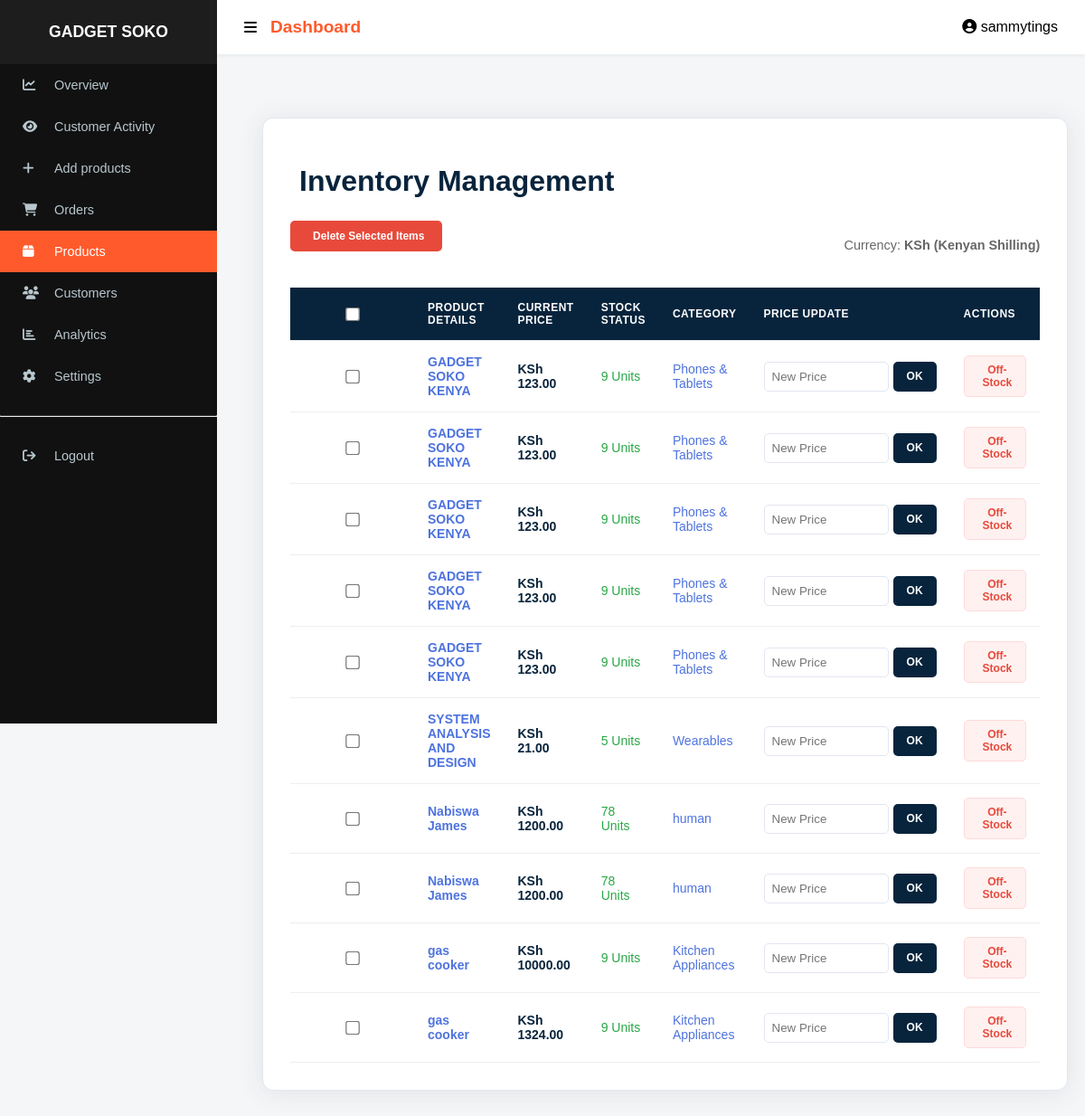
/manage_products/ (signed in), run on an earlier commit of the app's database.
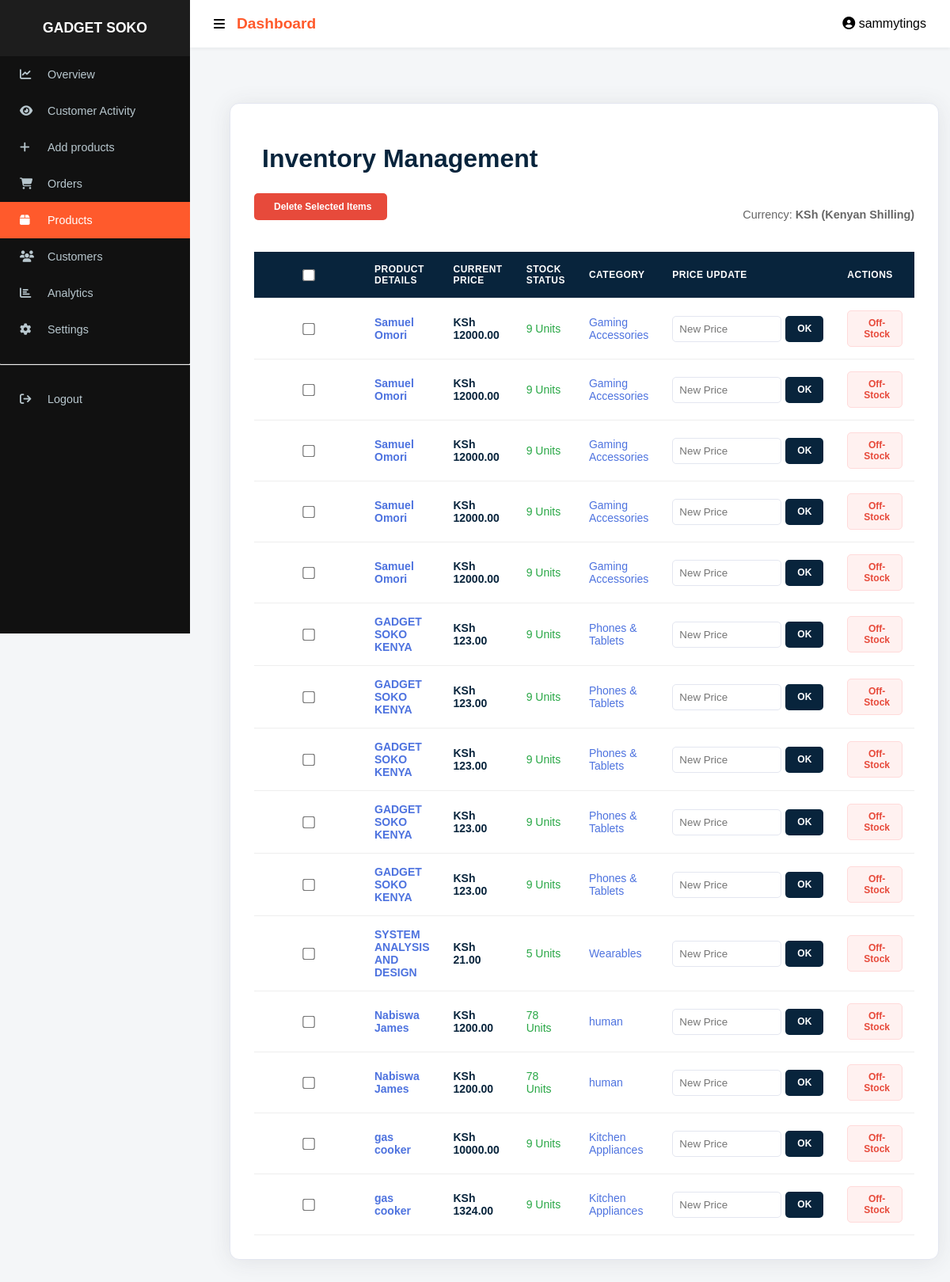
And on a later commit of the database.
### app/models.py (models this page shows, shortened)
class Product(models.Model):
    name = models.CharField(max_length=255)
    price = models.DecimalField(max_digits=10, decimal_places=2)
    discount = models.DecimalField(max_digits=5, decimal_places=2, default=0)  # percentage
    shipping_fee = models.DecimalField(max_digits=10, decimal_places=2, default=0.00)
    stock = models.PositiveIntegerField()
    category = models.ForeignKey('Category', on_delete=models.CASCADE, related_name="products")
    brand = models.ForeignKey('Brand', on_delete=models.CASCADE, related_name='products', null=True, blank=True)
    image = models.ImageField(upload_to='products/', null=True, blank=True)
    short_description = models.TextField(max_length=300, blank=True, null=True)
    specifications = models.TextField(blank=True, null=True)
    discount_duration_hours = models.PositiveIntegerField(default=0)
    discount_start_time = models.DateTimeField(null=True, blank=True)
    views = models.PositiveIntegerField(default=0)

class Category(models.Model):
    name = models.CharField(max_length=100, unique=True)
    class Meta:
        verbose_name_plural = "Categories"

### app/views.py (the view)
# urls.py: path('manage_products/', views.manage_products, name='manage_products'),
@staff_member_required
def manage_products(request):
    products = Product.objects.all().order_by('-id')
    return render(request, 'manage_products.html', {'products': products})

### app/context_processors.py (called while the page is built)
def cart_count(request):
    count = 0
    if request.user.is_authenticated:
        result = CartItem.objects.filter(user=request.user).aggregate(
            total=Sum('quantity')
        )
        count = result['total'] or 0
    return {'cart_count': count}

### app/templates/manage_products.html (shortened to what this page needs)
{% extends "baseadmin.html" %}
{% load static %}
{% block content %}
<link rel="stylesheet" href="{% static 'css/manage_products.css' %}">
<div class="container">
    <h1> Inventory Management</h1>
    <form method="POST" action="{% url 'bulk_delete_products' %}" id="bulkDeleteForm">
        <div style="display: flex; justify-content: space-between; align-items: center;">
            <button type="submit" class="btn btn-bulk-delete" onclick="return confirm('Are you sure you want to delete selected products? This cannot be undone.')">
                 Delete Selected Items
            </button>
            <p style="color: #666; font-size: 0.9rem;">Currency: <strong>KSh (Kenyan Shilling)</strong></p>
        </div>
        <div class="table-responsive">
            <table>
                <thead>
                    <tr>
                        <th class="check-col"><input type="checkbox" id="selectAll"></th>
                        <th>Product Details</th>
                        <th>Current Price</th>
                        <th>Stock Status</th>
                        <th>Category</th>
                        <th>Price Update</th>
                        <th>Actions</th>
                    </tr>
                </thead>
                <tbody>
                    {% for product in products %}
                    <tr>
                        <td class="check-col">
                            <input type="checkbox" name="product_ids" value="{{ product.id }}" class="product-checkbox">
                        </td>
                        <td>
                            <strong>{{ product.name }}</strong>
                        </td>
                        <td style="font-weight: 800; color: var(--gs-navy);">
                            KSh {{ product.price|floatformat:2 }}
                        </td>
                        <td>
                            {% if product.stock > 0 %}
                                <span style="color: #28a745;"> {{ product.stock }} Units</span>
                            {% else %}
                                <span class="out">OUT OF STOCK</span>
                            {% endif %}
                        </td>
                        <td>{{ product.category.name }}</td>
                        <td>
                            <div style="display: flex;">
                                <input type="number" step="0.01" name="price_{{ product.id }}" placeholder="New Price">
                                <button type="button" class="btn btn-update" onclick="updateSinglePrice('{{ product.id }}')">
                                    OK
                                </button>
                            </div>
                        </td>
                        <td>
                            <button type="button" class="btn btn-danger" onclick="location.href='{% url 'mark_out_of_stock' product.id %}'">
                                 Off-Stock
                            </button>
                        </td>
                    </tr>
                    {% empty %}
                    <tr>
                        <td colspan="7" style="text-align: center; padding: 40px; color: #888;">
                            No products found in the warehouse.
                        </td>
                    </tr>
                    {% endfor %}
                </tbody>
            </table>
        </div>
    </form>
</div>
{% endblock %}

### app/templates/baseadmin.html (shortened to what this page needs)
{% load static %}
<!DOCTYPE html>
<html lang="en">
<head>
    <link rel="stylesheet" href="https://cdnjs.cloudflare.com/ajax/libs/font-awesome/6.5.0/css/all.min.css">
</head>
<body>
{% with request.resolver_match.url_name as url_name %}
<div class="sidebar">
    <h3>GADGET SOKO</h3>
    <a href="{% url 'dashboard' %}" class="{% if url_name == 'dashboard' %}active{% endif %}">
        <i class="fa fa-chart-line"></i><span>Overview</span>
    </a>
    <a href="{% url 'activity' %}" class="{% if url_name == 'activity' %}active{% endif %}">
        <i class="fa fa-eye"></i><span>Customer Activity</span>
    </a>
    <a href="{% url 'add_product' %}" class="{% if url_name == 'add_product' %}active{% endif %}">
        <i class="fa fa-add"></i><span>Add products</span>
    </a>
    <a href="{% url 'manage_orders' %}" class="{% if url_name == 'manage_orders' %}active{% endif %}">
        <i class="fa fa-shopping-cart"></i><span>Orders</span>
    </a>
    <a href="{% url 'manage_products' %}" class="{% if url_name == 'manage_products' %}active{% endif %}">
        <i class="fa fa-box"></i><span>Products</span>
    </a>
    <a href="{% url 'customers' %}" class="{% if url_name == 'customers' %}active{% endif %}">
        <i class="fa fa-users"></i><span>Customers</span>
    </a>
    <a href="{% url 'analytics' %}" class="{% if url_name == 'analytics' %}active{% endif %}">
        <i class="fa fa-chart-bar"></i><span>Analytics</span>
    </a>
    <a href="{% url 'settings' %}" class="{% if url_name == 'settings' %}active{% endif %}">
        <i class="fa fa-cog"></i><span>Settings</span>
    </a>
    <hr style="border-top:1px solid #333; margin:20px 0;">
    <a href="{% url 'logout' %}">
        <i class="fa fa-sign-out"></i><span>Logout</span>
    </a>
</div>
{% endwith %}
<div class="navbar">
    <div style="display:flex; align-items:center; gap:15px;">
        <i class="fa fa-bars" id="menuToggle" style="cursor:pointer;"></i>
        <h2>{% block header %}Dashboard{% endblock %}</h2>
    </div>
    <div>
        <i class="fa fa-user-circle"></i> {{ request.user.username|default:"Admin User" }}
    </div>
</div>
<div class="main">
    {% block content %}{% endblock %}
</div>
</body>
</html>

### app/static/css/manage_products.css (style rules this page uses)
body { font-family: Arial, sans-serif; background-color: #f4f6f8; margin: 0; padding: 20px; }
.container { max-width: 1100px; margin: auto; background: #fff; padding: 20px; border-radius: 10px; box-shadow: 0 2px 8px rgba(0,0,0,0.1); }
h1 { text-align: center; margin-bottom: 20px; }
table { width: 100%; border-collapse: collapse; }
thead { background: #333; color: #fff; }
th, td { padding: 12px; text-align: left; border-bottom: 1px solid #ddd; }
input { padding: 6px; width: 100px; }
.btn { padding: 6px 10px; border: none; background: #28a745; color: white; cursor: pointer; border-radius: 4px; }

### app/templates/baseadmin.html (style rules this page uses)
:root { --primary-color: #ff5a2c; --sidebar-bg: #111; --body-bg: #f4f6f9; --header-height: 60px; --sidebar-width: 240px; }
body { margin:0; font-family:'Segoe UI', Tahoma, Geneva, Verdana, sans-serif; background:var(--body-bg); display:flex; }
.navbar { background:white; height: var(--header-height); padding:0 30px; display:flex; justify-content:space-between; align-items:center; position:fixed; top:0; right:0; left: var(--sidebar-width); z-index:1000; box-shadow:0 2px 4px rgba(0,0,0,0.05); transition:left 0.3s ease; }
.navbar h2 { margin:0; font-size:1.2rem; color:var(--primary-color); }
.sidebar { width: var(--sidebar-width); height: 100vh; background: var(--sidebar-bg); position: fixed; top:0; left:0; color:white; z-index:1001; overflow-y:auto; transition:width 0.3s ease; }
.sidebar h3 { text-align:center; padding:25px 0; background: rgba(255,255,255,0.05); margin:0; font-size:1.1rem; }
.sidebar a { display:flex; align-items:center; padding:15px 25px; color:#b8c7ce; text-decoration:none; transition:0.3s; font-size:0.9rem; }
.sidebar a i { width:25px; margin-right:10px; }
.sidebar a span { transition:opacity 0.2s; }
.sidebar a:hover, .sidebar a.active { background:var(--primary-color); color:white; }
.main { margin-left: var(--sidebar-width); margin-top: var(--header-height); padding:30px; width:100%; transition:margin-left 0.3s ease; }
table { width:100%; border-collapse:collapse; }
table th, table td { padding:15px; border-bottom:1px solid #eee; }

### app/templates/manage_products.html (style rules this page uses)
:root { --gs-orange: #ee4d2d; --gs-navy: #08243c; --gs-white: #ffffff; --gs-gray: #f8f9fa; --gs-border: #e3e6f0; --spring: cubic-bezier(0.175, 0.885, 0.32, 1.275); }
.container { max-width: 1200px; margin: 20px auto; background: var(--gs-white); padding: 30px; border-radius: 12px; box-shadow: 0 0.15rem 1.75rem 0 rgba(58, 59, 69, 0.1); border: 1px solid var(--gs-border); }
h1 { color: var(--gs-navy); font-weight: 800; margin-bottom: 25px; display: flex; align-items: center; gap: 10px; }
.table-responsive { overflow-x: auto; }
table { width: 100%; border-collapse: collapse; margin-top: 20px; }
thead { background: var(--gs-navy); color: var(--gs-white); }
th { padding: 15px; text-align: left; font-size: 12px; text-transform: uppercase; letter-spacing: 0.5px; }
td { padding: 15px; border-bottom: 1px solid var(--gs-border); vertical-align: middle; font-size: 14px; color: #4e73df; }
input[type="number"] { padding: 8px; border: 1px solid var(--gs-border); border-radius: 5px; width: 120px; margin-right: 5px; }
.btn { padding: 8px 15px; border: none; border-radius: 5px; font-weight: 700; cursor: pointer; transition: all 0.3s var(--spring); font-size: 12px; display: inline-flex; align-items: center; gap: 5px; }
.btn-update { background: var(--gs-navy); color: white; }
.btn-danger { background: #fff1f0; color: #e74a3b; border: 1px solid #ffdada; }
.btn-bulk-delete { background: #e74a3b; color: white; margin-bottom: 20px; padding: 10px 20px; }
.check-col { width: 40px; text-align: center; }
input[type="checkbox"] { transform: scale(1.2); accent-color: var(--gs-orange); }

What changed in the data, as far as the page shows it:
added Product: name "Samuel Omori", price "12000.00", stock "9", category.name "Gaming Accessories"
added Product: name "Samuel Omori", price "12000.00", stock "9", category.name "Gaming Accessories"
added Product: name "Samuel Omori", price "12000.00", stock "9", category.name "Gaming Accessories"
added Product: name "Samuel Omori", price "12000.00", stock "9", category.name "Gaming Accessories"
added Product: name "Samuel Omori", price "12000.00", stock "9", category.name "Gaming Accessories"
